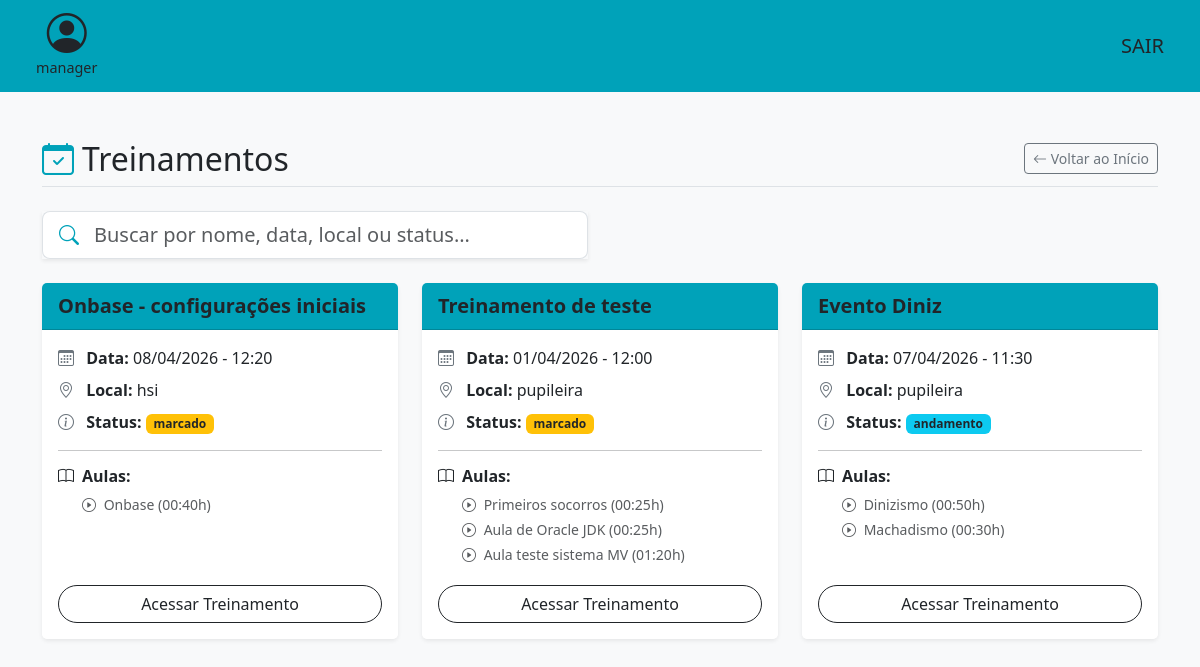
Page /listar-eventos-marcados/ (signed in) on the earlier database version.
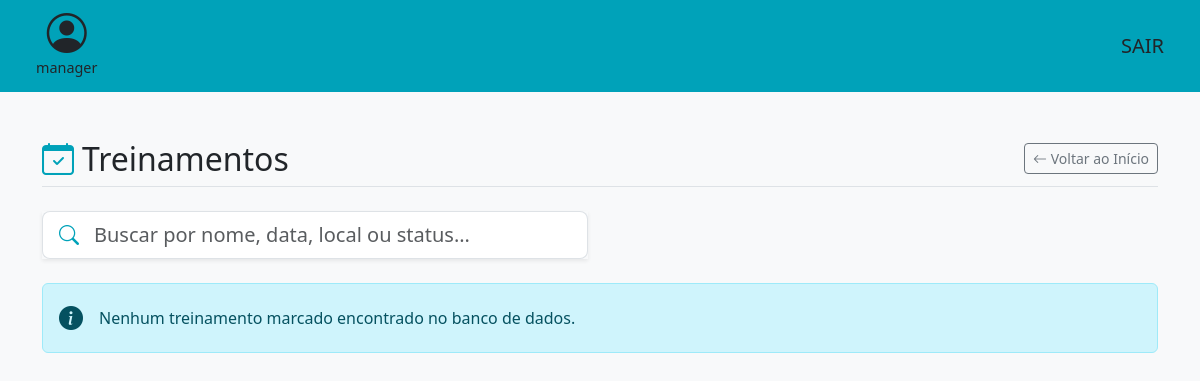
Same page on the later database version.
### events/models.py (models this page shows, shortened)
class Treinamento(models.Model):
    opcoes_local = [
        ("AUDITORIO HSI","hsi"),
        ("AUDITORIO ADM CENTRAL","pupileira"),
    ]
    opcoes_status = [
        ("FINALIZADO","finalizado"),
        ("CANCELADO","cancelado"),
        ("MARCADO","marcado"),
        ("ANDAMENTO","andamento")
    ]
    nm_evento = models.CharField(max_length=100)
    data = models.DateTimeField()
    local = models.CharField(max_length=50,choices=opcoes_local)
    status = models.CharField(max_length=50,choices=opcoes_status)
    participantes = models.JSONField(default=list,blank=True)
    aulas = models.ManyToManyField(Aula, related_name='aulas')
    horario_final = models.TimeField(null=True,blank=True)
    usuario_cadastrante = models.ForeignKey(User, on_delete=models.CASCADE,null=True,blank=True)

class Aula(models.Model):
    nm_aula = models.CharField(max_length=150)
    descricao = models.CharField(max_length=200)
    palestrante = models.CharField(max_length=100)
    carga_horaria = models.TimeField(null=False)
    data_criacao = models.DateTimeField(auto_now_add=True,null=True,blank=True)
    horario_inicial_aula = models.TimeField(null=True,blank=True)
    horario_final_aula = models.TimeField(null=True,blank=True)

### events/views.py (the view)
# urls.py: path('listar-eventos-marcados/',listar_treinamentos_marcados,name='listar-eventos-marcados'),
@login_required(login_url='/login')
def listar_treinamentos_marcados(request):
    lista_treinamentos = Treinamento.objects.filter(status__in=['MARCADO', 'ANDAMENTO'])
    return render(request,'events/listar-treinamento.html',{'treinamentos':lista_treinamentos})

### templates/events/listar-treinamento.html (shortened to what this page needs)
<!DOCTYPE html>
<html lang="pt-br">
<head>
    <link href="https://cdn.jsdelivr.net/npm/bootstrap@5.3.2/dist/css/bootstrap.min.css" rel="stylesheet">
    <link href="https://cdn.jsdelivr.net/npm/bootstrap-icons@1.11.1/font/bootstrap-icons.css" rel="stylesheet">
</head>
<body class="bg-light">
    {% include 'partials/navbar.html' %}
    <div class="container mt-5">
        <div class="d-flex justify-content-between align-items-center mb-4 border-bottom pb-2">
            <h2 class="m-0"><i class="bi bi-calendar-check text-custom-teal me-2"></i>Treinamentos</h2>
            <a href="{% url 'index' %}" class="btn btn-outline-secondary btn-sm">
                <i class="bi bi-arrow-left"></i> Voltar ao Início
            </a>
        </div>
        <div class="row mb-4">
            <div class="col-md-6">
                <div class="input-group input-group-lg shadow-sm">
                    <span class="input-group-text bg-white border-end-0 text-custom-teal">
                        <i class="bi bi-search"></i>
                    </span>
                    <input type="text" id="filtroPesquisa" class="form-control border-start-0 ps-0" placeholder="Buscar por nome, data, local ou status...">
                </div>
            </div>
        </div>
        <div class="row row-cols-1 row-cols-md-2 row-cols-lg-3 g-4" id="listaTreinamentos">
            {% for treinamento in treinamentos %}
                <div class="col col-treinamento">
                    <div class="card h-100 shadow-sm border-0">
                        <div class="card-header bg-custom-teal text-dark fw-bold fs-5">
                            {{ treinamento.nm_evento }}
                        </div>
                        <div class="card-body">
                            <p class="card-text mb-2">
                                <i class="bi bi-calendar3 text-secondary me-2"></i> <strong>Data:</strong> {{ treinamento.data|date:"d/m/Y - H:i" }}
                            </p>
                            <p class="card-text mb-2">
                                <i class="bi bi-geo-alt text-secondary me-2"></i> <strong>Local:</strong> {{ treinamento.get_local_display }}
                            </p>
                            <p class="card-text mb-3">
                                <i class="bi bi-info-circle text-secondary me-2"></i> <strong>Status:</strong>
                                {% if treinamento.status == 'ANDAMENTO' %}
                                    <span class="badge bg-info text-dark">{{ treinamento.get_status_display }}</span>
                                {% elif treinamento.status == 'CANCELADO' %}
                                    <span class="badge bg-danger">{{ treinamento.get_status_display }}</span>
                                {% elif treinamento.status == 'MARCADO' %}
                                    <span class="badge bg-warning text-dark">{{ treinamento.get_status_display }}</span>
                                {% elif treinamento.status == 'FINALIZADO' %}
                                    <span class="badge bg-success">{{ treinamento.get_status_display }}</span>
                                {% else %}
                                    <span class="badge bg-secondary">{{ treinamento.get_status_display }}</span>
                                {% endif %}
                            </p>
                            <hr>
                            <h6 class="fw-bold mb-2"><i class="bi bi-book me-2"></i>Aulas:</h6>
                            <ul class="list-unstyled mb-0 ms-4 small">
                                {% for aula in treinamento.aulas.all %}
                                    <li class="mb-1 text-muted">
                                        <i class="bi bi-play-circle me-1"></i> {{ aula.nm_aula }} ({{ aula.carga_horaria }}h)
                                    </li>
                                {% empty %}
                                    <li class="text-danger fst-italic">Nenhuma aula vinculada.</li>
                                {% endfor %}
                            </ul>
                        </div>
                        <div class="card-footer bg-white border-0 text-center pb-3 pt-0">
                            <a href="{% url 'conferir-treinamento' treinamento.id %}" class="btn btn-outline-dark w-100 rounded-pill">
                                Acessar Treinamento
                            </a>
                        </div>
                    </div>
                </div>
            {% empty %}
                <div class="col-12 w-100">
                    <div class="alert alert-info d-flex align-items-center" role="alert">
                        <i class="bi bi-info-circle-fill fs-4 me-3"></i>
                        <div>
                            Nenhum treinamento marcado encontrado no banco de dados.
                        </div>
                    </div>
                </div>
            {% endfor %}
        </div>
    </div>
</body>
</html>

### templates/partials/navbar.html
<nav class="navbar bg-custom-teal px-4 py-2">
    <div class="container-fluid d-flex justify-content-between align-items-center">
        <a class="navbar-brand text-dark m-0 d-flex flex-column align-items-center" href="#" style="text-decoration: none;">
            <i class="bi bi-person-circle" style="font-size: 2.5rem; line-height: 1;"></i>
            {% if request.user.is_authenticated %}
                <span class="mt-1 fw-medium" style="font-size: 0.9rem;">
                    {{ request.user.first_name |default:request.user.username }}
                </span>
            {% endif %}
        </a>
        <a href="{% url 'logout' %}" class="nav-link text-dark fs-5 fw-medium">
            SAIR
        </a>
    </div>
</nav>

### templates/events/listar-treinamento.html (style rules this page uses)
.bg-custom-teal { background-color: #00a2b9; }
.text-custom-teal { color: #00a2b9; }

Differences in the rows shown:
removed Treinamento: nm_evento "Onbase - configurações iniciais", data "08/04/2026 - 12:20", local "hsi", status "marcado"
removed Aula: nm_aula "Onbase", carga_horaria "00:40", shown under "Onbase - configurações iniciais"
removed Treinamento: nm_evento "Treinamento de teste", data "01/04/2026 - 12:00", local "pupileira", status "marcado"
removed Aula: nm_aula "Primeiros socorros", carga_horaria "00:25", shown under "Treinamento de teste"
removed Aula: nm_aula "Aula de Oracle JDK", carga_horaria "00:25", shown under "Treinamento de teste"
removed Aula: nm_aula "Aula teste sistema MV", carga_horaria "01:20", shown under "Treinamento de teste"
removed Treinamento: nm_evento "Evento Diniz", data "07/04/2026 - 11:30", local "pupileira", status "andamento"
removed Aula: nm_aula "Dinizismo", carga_horaria "00:50", shown under "Evento Diniz"
removed Aula: nm_aula "Machadismo", carga_horaria "00:30", shown under "Evento Diniz"
Other differences:
text now shown: "Nenhum treinamento marcado encontrado no banco de dados."
